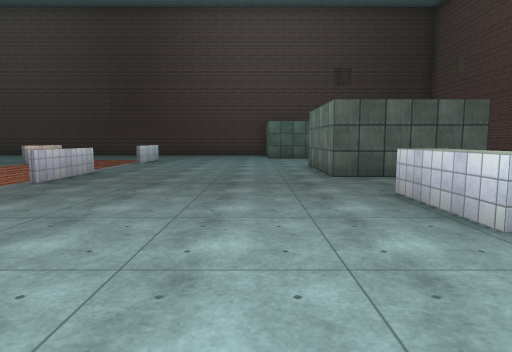
view 1 (above)

18 first-person views from a walk through a scene from a Unity 3-D project. The camera is 1.4 m above the floor, tilts 6° down and sees 75° across. The floor is counted in squares, 2 m on a side. Each view is taken from the middle of a square. On the plan, view 1 faces up. The plan holds only what a view shows up to about 10 squares ahead; the rest is blank. Surface patterns are stand-ins for the level's own textures.

view 2
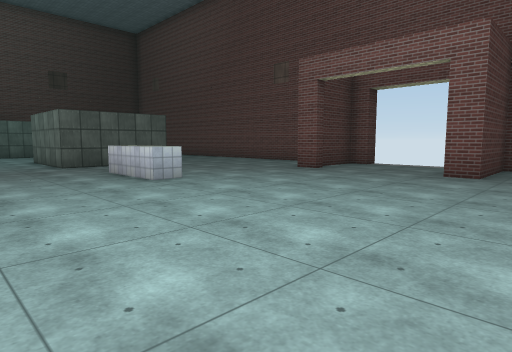

view 3
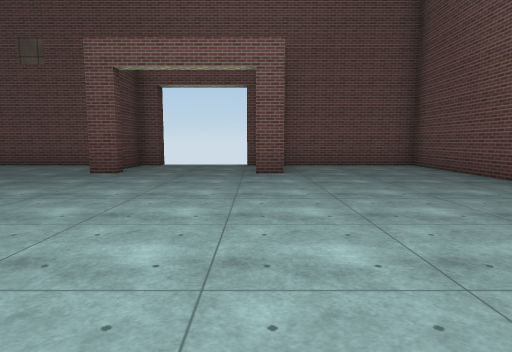

view 4
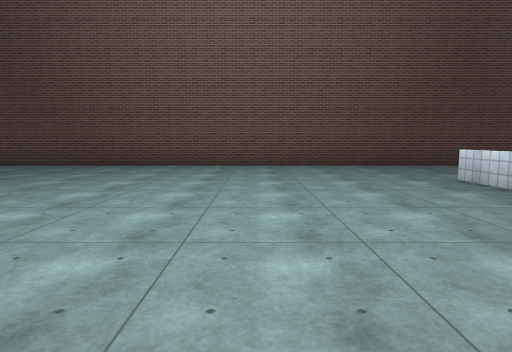

view 5
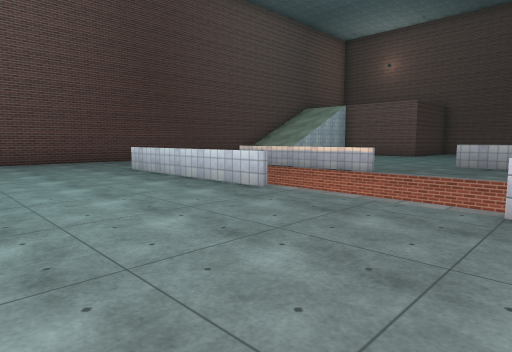

view 6
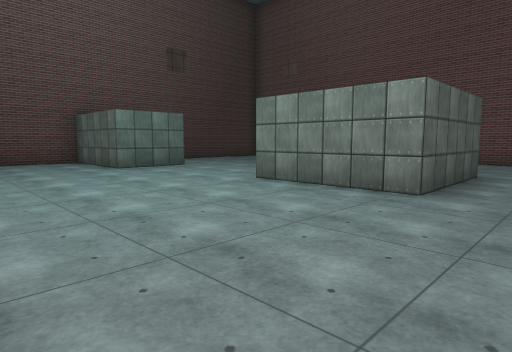

view 7
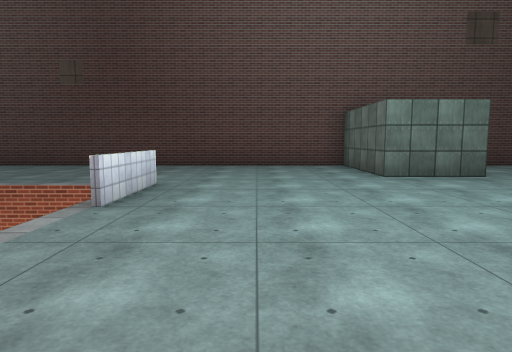

view 8
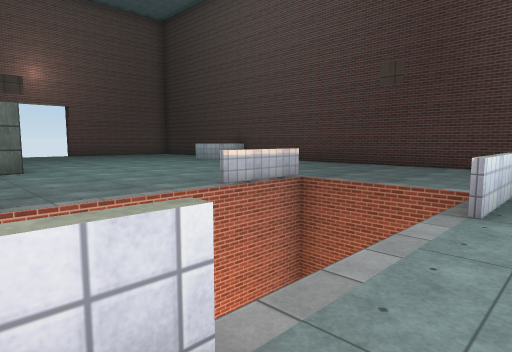

view 9
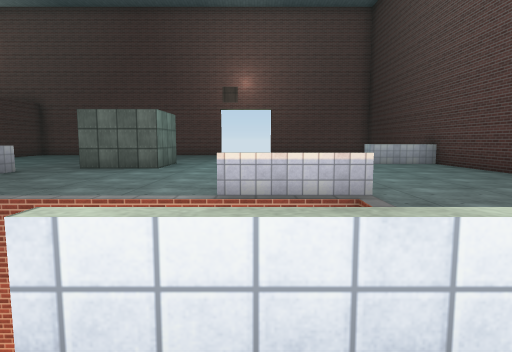

view 10
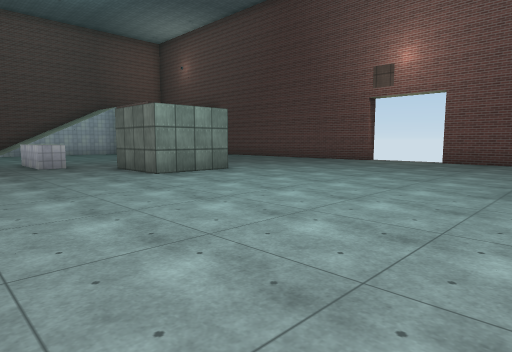

view 11
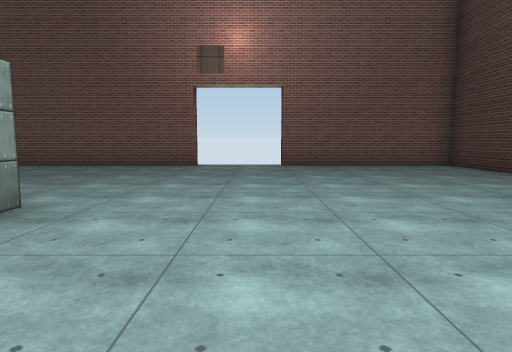

view 12
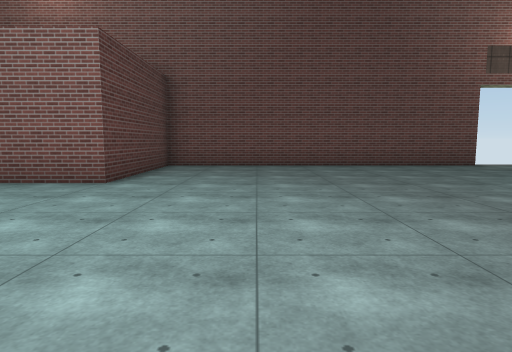

view 13
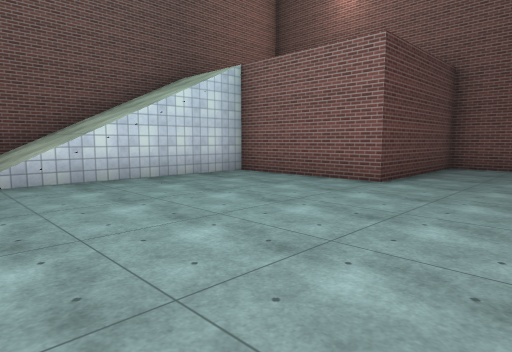

view 14
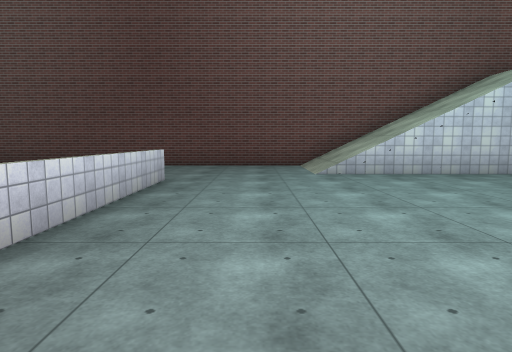

view 15
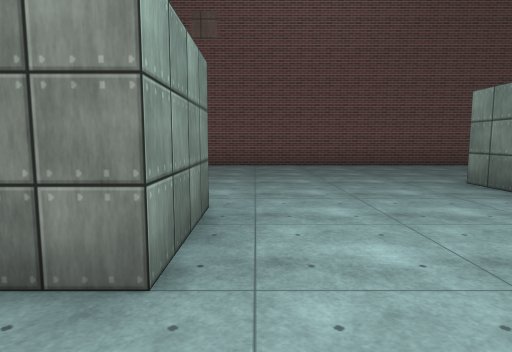

view 16
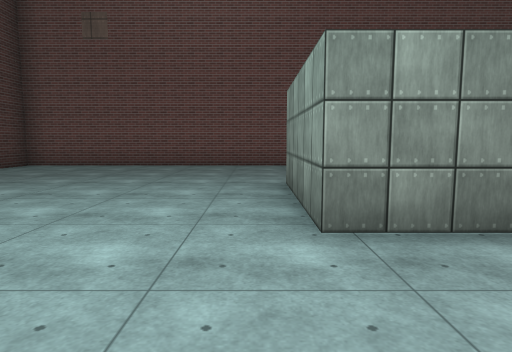

view 17
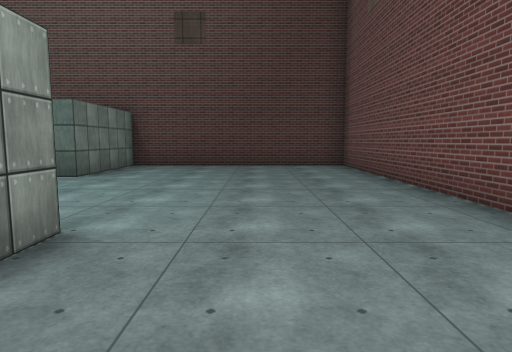

view 18
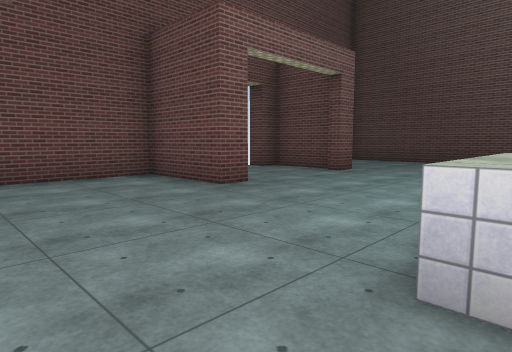

### Floor plan
Key: @ floor where view 1 was taken; # wall or solid block; x gap in a wall; . floor; / step, stairs or slope; = window, fence, low wall or low ledge; ^ raised ledge; v drop or lower ground.
Columns run from 20 left of view 1 to 9 right of it. Each row starts with its distance up from view 1.
 17 ####   #######################
 16 #....  ..............##......#
 15 #..... ..............##......#
 14 #....................##......#
 13 #............................#
 12 x............vvv=............#
 11  ............v  =............#
 10  ............v  v............#
  9 x............v  v.....###....#
  8 #......##....v  v.....###....#
  7 #.....  #....v  =.....###....#
  6 #...........    =............#
  5 #.........^..v  v............#
  4 #.........^..v  v.....^......#
  3 #............v  v.....^......#
  2 #............v  =..........###
  1 #............v  =............
  0 #    ........v  =...@........
 -1 #    ........v  =............x
 -2      .........  #.........####
 -3      ////=....  .............#
 -4      /////.... ..............#
 -5      /////.... ..............#
 -6     ##########################

Where each view was taken, in squares from view 1:
view 1: 0 up, 0 right, facing up
view 2: 3 down, 1 left, facing up-right
view 3: 1 down, 1 left, facing right
view 4: 4 up, 0 right, facing down
view 5: 6 up, 0 right, facing down-left
view 6: 5 up, 3 left, facing up-right
view 7: 7 up, 2 left, facing up
view 8: 7 up, 3 left, facing up-left
view 9: 11 up, 3 left, facing left
view 10: 15 up, 8 left, facing down-left
view 11: 11 up, 10 left, facing left
view 12: 3 up, 10 left, facing left
view 13: 3 up, 10 left, facing down-left
view 14: 4 up, 9 left, facing down
view 15: 13 up, 1 left, facing right
view 16: 10 up, 1 left, facing right
view 17: 7 up, 6 right, facing up
view 18: 6 up, 2 right, facing down-right
